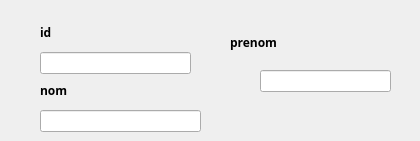
      <widget class="QWidget" name="tab_4">
       <attribute name="title">
        <string>nouveal employee</string>
       </attribute>
       <widget class="QLineEdit" name="lineEdit_41">
        <property name="geometry">
         <rect>
          <x>40</x>
          <y>52</y>
          <width>151</width>
          <height>22</height>
         </rect>
        </property>
       </widget>
       <widget class="QLabel" name="label_153">
        <property name="geometry">
         <rect>
          <x>40</x>
          <y>20</y>
          <width>269</width>
          <height>25</height>
         </rect>
        </property>
        <property name="font">
         <font>
          <family>Segoe UI Black</family>
          <bold>true</bold>
         </font>
        </property>
        <property name="text">
         <string>id</string>
        </property>
       </widget>
       <widget class="QLineEdit" name="lineEdit_42">
        <property name="geometry">
         <rect>
          <x>40</x>
          <y>110</y>
          <width>161</width>
          <height>22</height>
         </rect>
        </property>
       </widget>
       <widget class="QLabel" name="label_154">
        <property name="geometry">
         <rect>
          <x>40</x>
          <y>78</y>
          <width>269</width>
          <height>25</height>
         </rect>
        </property>
        <property name="font">
         <font>
          <family>Segoe UI Black</family>
          <bold>true</bold>
         </font>
        </property>
        <property name="text">
         <string>nom</string>
        </property>
       </widget>
       <widget class="QLineEdit" name="lineEdit_43">
        <property name="geometry">
         <rect>
          <x>260</x>
          <y>70</y>
          <width>131</width>
          <height>22</height>
         </rect>
        </property>
       </widget>
       <widget class="QLabel" name="label_155">
        <property name="geometry">
         <rect>
          <x>230</x>
          <y>30</y>
          <width>181</width>
          <height>25</height>
         </rect>
        </property>
        <property name="font">
         <font>
          <family>Segoe UI Black</family>
          <bold>true</bold>
         </font>
        </property>
        <property name="text">
         <string>prenom</string>
        </property>
       </widget>
      </widget>
